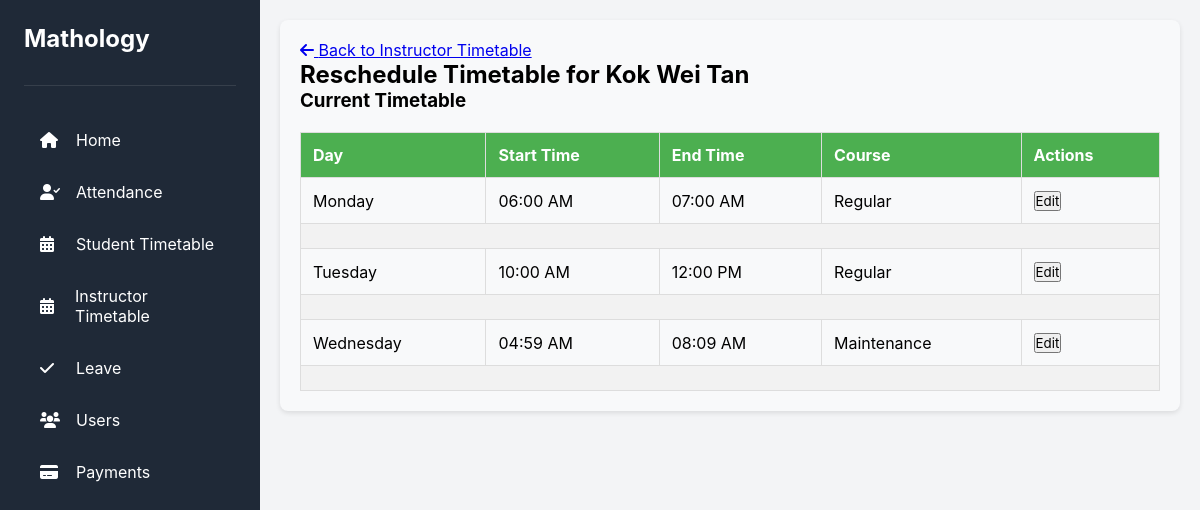
The page /Pages/admin/reschedule_timetable_instructor.php?instructor_id=1 (signed in) on the database its author committed.
### tables this page shows
CREATE TABLE `instructor` (
  `instructor_id` int(11) NOT NULL,
  `Last_Name` varchar(50) DEFAULT NULL,
  `First_Name` varchar(50) DEFAULT NULL,
  `Gender` tinyint(1) DEFAULT NULL,
  `DOB` date DEFAULT NULL,
  `Highest_Education` text DEFAULT NULL,
  `Remark` varchar(100) DEFAULT NULL,
  `Training_Status` varchar(50) DEFAULT NULL,
  `Employment_Type` enum('Part-Time','Full-Time') NOT NULL DEFAULT 'Full-Time',
  `Working_Days` varchar(100) DEFAULT NULL,
  `Worked_Days` int(11) NOT NULL DEFAULT 0,
  `Total_Hours` float NOT NULL,
  `contact` varchar(12) NOT NULL,
  `hiring_status` enum('true','false') NOT NULL
);

CREATE TABLE `instructor_timetable` (
  `id` int(11) NOT NULL,
  `day` varchar(10) NOT NULL,
  `start_time` time NOT NULL,
  `end_time` time NOT NULL,
  `approved_at` timestamp NOT NULL DEFAULT current_timestamp(),
  `status` enum('active','cancelled') DEFAULT 'active',
  `instructor_course_id` int(11) DEFAULT NULL,
  `course` varchar(100) NOT NULL
);

### Pages/admin/reschedule_timetable_instructor.php (the view, shortened to what this page needs)
<?php
include '../setting.php';
$instructor_id = $_GET['instructor_id'] ?? null;
$stmt = $conn->prepare("SELECT First_Name, Last_Name FROM instructor WHERE instructor_id = ?");
$stmt->bind_param("i", $instructor_id);
$stmt->execute();
$instructor = $stmt->get_result()->fetch_assoc();
$stmt = $conn->prepare("SELECT it.id, it.day, TIME_FORMAT(it.start_time, '%h:%i %p') AS start_time,
                       TIME_FORMAT(it.end_time, '%h:%i %p') AS end_time, it.course, it.instructor_course_id
                       FROM instructor_timetable it
                       JOIN instructor_courses ic ON it.instructor_course_id = ic.instructor_course_id
                       WHERE ic.instructor_id = ? AND it.status = 'active'
                       ORDER BY FIELD(it.day, 'Monday', 'Tuesday', 'Wednesday', 'Thursday', 'Friday'), it.start_time");
$stmt->bind_param("i", $instructor_id);
$stmt->execute();
$timetable = $stmt->get_result()->fetch_all(MYSQLI_ASSOC);
?>
<!DOCTYPE html>
<html lang="en">
<head>
    <link rel="stylesheet" href="/Styles/common.css">
    <link rel="stylesheet" href="/Styles/timtable.css">
    <link rel="stylesheet" href="https://cdnjs.cloudflare.com/ajax/libs/font-awesome/6.0.0/css/all.min.css">
</head>
<body>
    <div class="dashboard-container">
        <?php require("../includes/Aside_Nav.php"); ?>
        <main class="main-content">
            <div class="content">
                <a href="instructor_timetable.php" class="back-link">
                    <i class="fas fa-arrow-left"></i> Back to Instructor Timetable
                </a>
                <h2>Reschedule Timetable for <?= htmlspecialchars($instructor['First_Name'] . ' ' . $instructor['Last_Name']) ?></h2>
                <?php if (!empty($timetable)): ?>
                    <h3>Current Timetable</h3>
                    <table class="timetable-table">
                        <thead>
                            <tr>
                                <th>Day</th>
                                <th>Start Time</th>
                                <th>End Time</th>
                                <th>Course</th>
                                <th>Actions</th>
                            </tr>
                        </thead>
                        <tbody>
                            <?php foreach ($timetable as $entry): ?>
                                <tr>
                                    <td><?= htmlspecialchars($entry['day']) ?></td>
                                    <td><?= htmlspecialchars($entry['start_time']) ?></td>
                                    <td><?= htmlspecialchars($entry['end_time']) ?></td>
                                    <td><?= htmlspecialchars($entry['course'] ?? 'Not specified') ?></td>
                                    <td>
                                        <button onclick="showEditForm(<?= $entry['id'] ?>)">Edit</button>
                                    </td>
                                </tr>
                                <tr>
                                    <td colspan="5">
                                    </td>
                                </tr>
                            <?php endforeach; ?>
                        </tbody>
                    </table>
                <?php endif; ?>
            </div>
        </main>
    </div>
</body>
</html>

### Styles/common.css (style rules this page uses)
:root { --primary-color: #4f46e5; --secondary-color: #818cf8; --background-color: #f3f4f6; --sidebar-color: #1f2937; --text-color: #1f2937; --text-light: #6b7280; --border-color: #e5e7eb; --white: #ffffff; --event-color-1: #fef3c7; --event-color-2: #dcfce7; --event-color-3: #dbeafe; --transition-speed: 0.3s; }
* { margin: 0; padding: 0; box-sizing: border-box; font-family: 'Inter', sans-serif; }
.dashboard-container { display: flex; min-height: 100vh; }
.main-content { flex: 1; background-color: var(--background-color); display: flex; flex-direction: column; }

### Styles/timtable.css (style rules this page uses)
td { padding : 20px; text-align: center; }

### Pages/admin/reschedule_timetable_instructor.php (style rules this page uses)
.content { margin: 20px; padding: 20px; background-color: #f8f9fa; border-radius: 8px; box-shadow: 0 2px 5px rgba(0,0,0,0.1); }
.timetable-table { width: 100%; border-collapse: collapse; margin-top: 20px; }
.timetable-table th, .timetable-table td { border: 1px solid #ddd; padding: 12px; text-align: left; }
.timetable-table th { background-color: #4CAF50; color: white; }
.timetable-table tr:nth-child(even) { background-color: #f2f2f2; }

### rows shown on the page
instructor: First_Name+Last_Name "Kok Wei Tan"
instructor_timetable: day "Monday", start_time "06:00 AM", end_time "07:00 AM", course "Regular"
instructor_timetable: day "Tuesday", start_time "10:00 AM", end_time "12:00 PM", course "Regular"
instructor_timetable: day "Wednesday", start_time "04:59 AM", end_time "08:09 AM", course "Maintenance"
